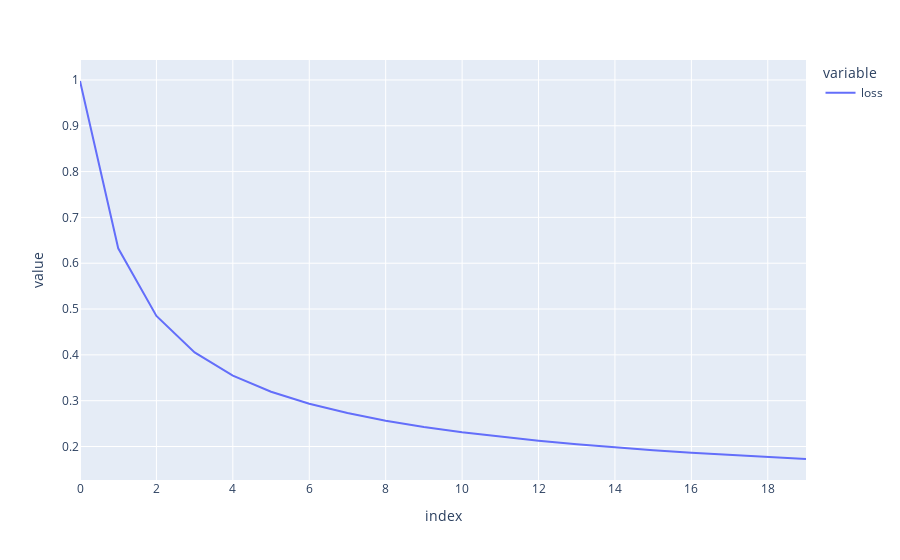

Write notebook code for a chart like this one.
### Code cell
import pandas as pd
import plotly.express as px

lr = 0.5  # learning rate
epochs = 20  # how many epochs to train for
train_samples = X_train.shape[0]
weights, bias = initialize_weights_and_bias()

loss_res_store = []

for epoch in range(epochs):
  for i in range((train_samples - 1) // bs + 1):

    # Get start and end indices
    i_start = bs * i
    i_end = bs * (i + 1)

    X_curr = X_train[i_start:i_end]
    y_curr = y_train[i_start:i_end]

    y_pred_curr = model(X_curr)
    loss = loss_func(y_pred_curr, y_curr)

    loss.backward()

    with torch.no_grad():
      weights -= lr * weights.grad
      bias -= lr * bias.grad

      weights.grad.zero_()
      bias.grad.zero_()

  loss_res = loss_func(model(X_train), y_train)
  loss_res_store.append(float(loss_res))

  # print(f"Epoch {epoch}: {loss_res}")


df = pd.DataFrame({"loss": loss_res_store})
px.line(df)

### Figure 1 — Plotly figure (JSON) as saved in the notebook; plotly's stock layout.template omitted (floating-point values rounded to 4 significant figures)
{"data": [{"hovertemplate": "variable=loss<br>index=%{x}<br>value=%{y}<extra></extra>", "legendgroup": "loss", "line": {"color": "#636efa", "dash": "solid"}, "marker": {"symbol": "circle"}, "mode": "lines", "name": "loss", "orientation": "v", "showlegend": true, "type": "scatter", "x": [0, 1, 2, 3, 4, 5, 6, 7, 8, 9, 10, 11, 12, 13, 14, 15, 16, 17, 18, 19], "xaxis": "x", "y": [0.9977, 0.6326, 0.4849, 0.4053, 0.3548, 0.3196, 0.2934, 0.273, 0.2564, 0.2428, 0.2312, 0.2213, 0.2126, 0.205, 0.1982, 0.1921, 0.1866, 0.1816, 0.177, 0.1727], "yaxis": "y"}], "layout": {"legend": {"title": {"text": "variable"}, "tracegroupgap": 0}, "margin": {"t": 60}, "xaxis": {"anchor": "y", "domain": [0, 1], "title": {"text": "index"}}, "yaxis": {"anchor": "x", "domain": [0, 1], "title": {"text": "value"}}}}
